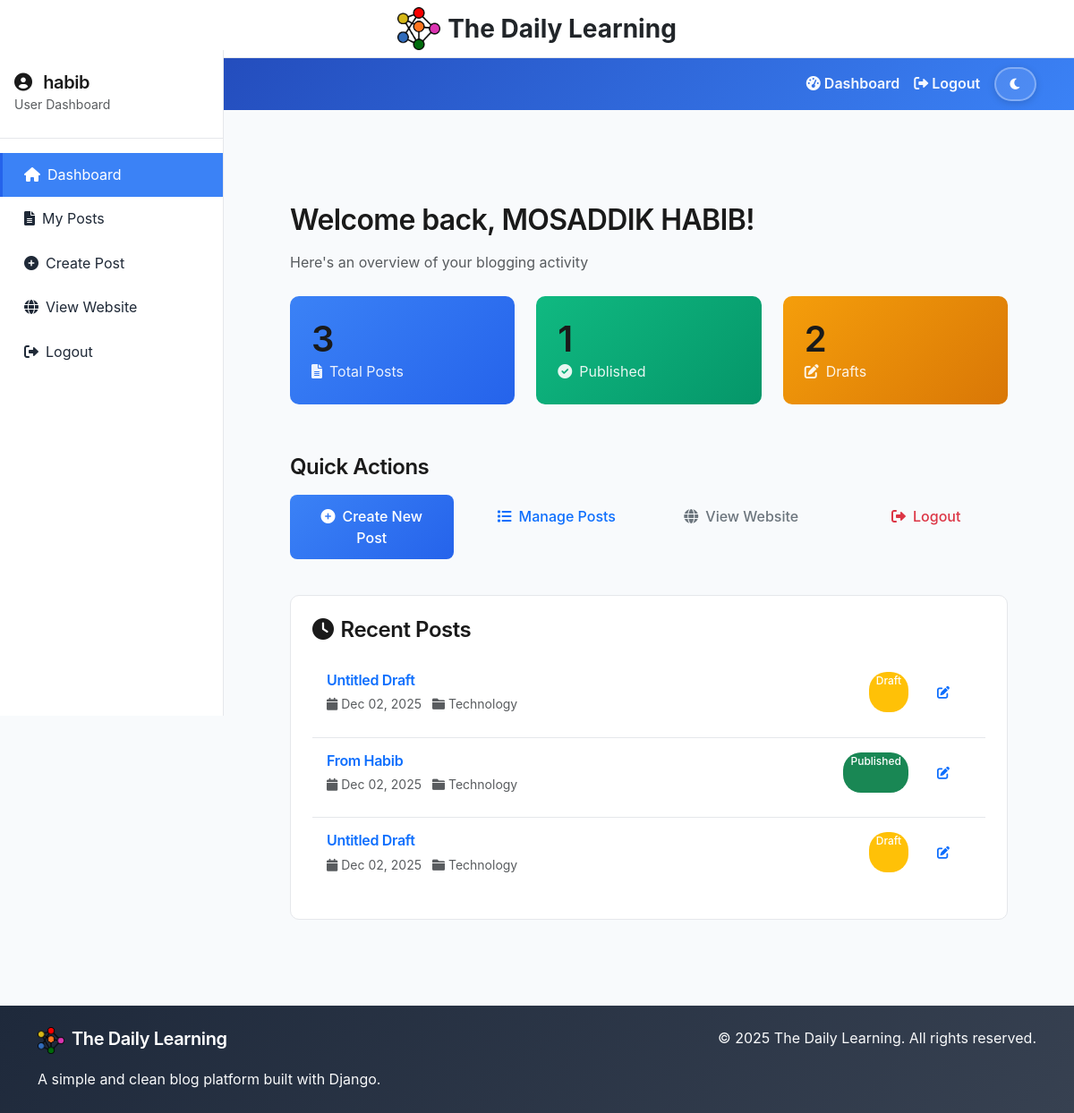
Before: /dashboard/ (signed in) with the older database file.
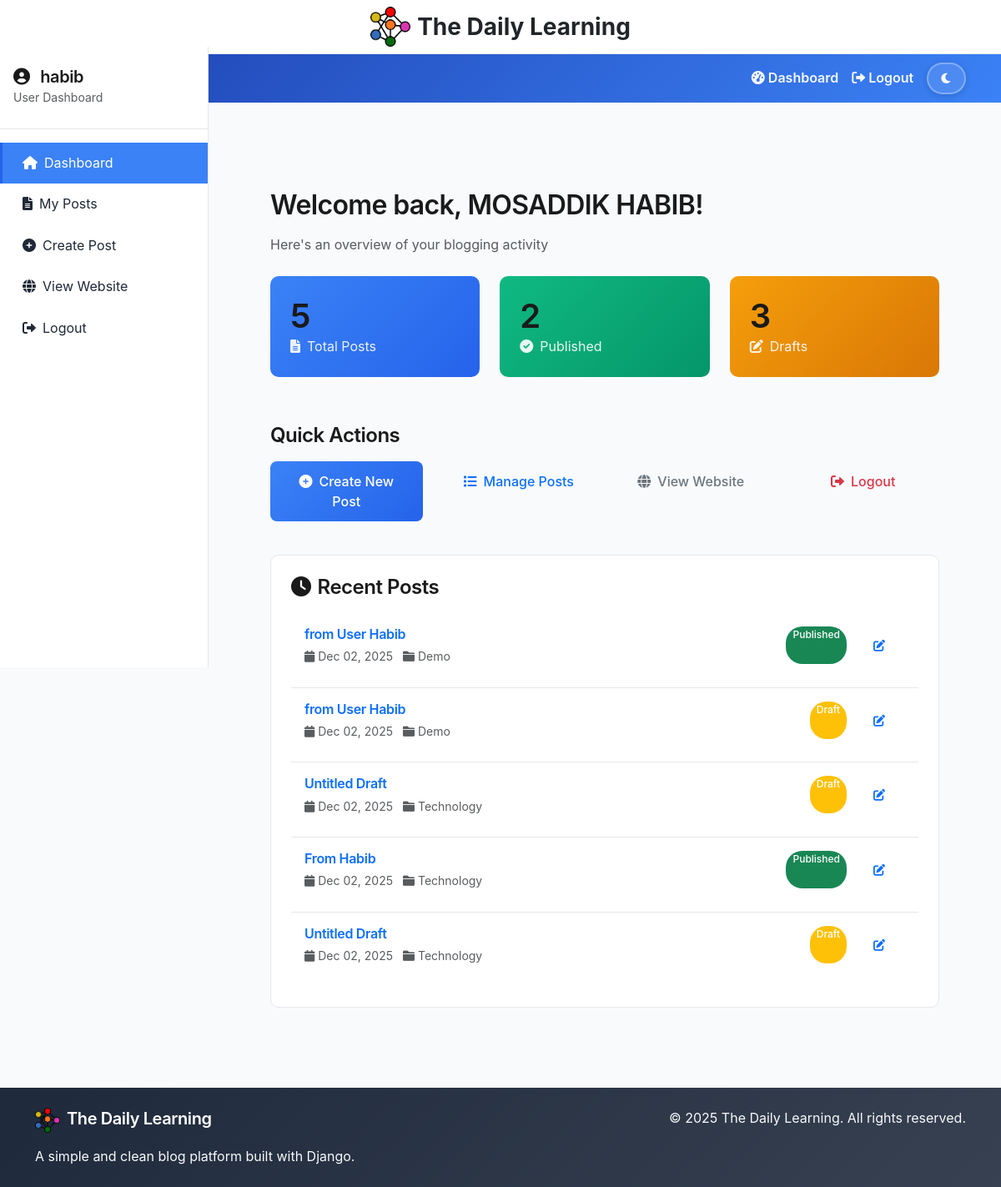
After: the same page with the newer database file.
### blog/models.py (models this page shows, shortened)
class Post(models.Model):
    STATUS_CHOICES = [
        ('draft', 'Draft'),
        ('published', 'Published'),
    ]
    title = models.CharField(max_length=200)
    slug = models.SlugField(unique=True)
    author = models.ForeignKey(User, on_delete=models.CASCADE)
    category = models.ForeignKey(Category, on_delete=models.CASCADE, related_name='posts')
    content = models.TextField(help_text="You can add images, videos, and YouTube links here")
    excerpt = models.TextField(max_length=500, blank=True, help_text="Brief description of the post")
    featured_image = models.ImageField(upload_to='blog_images/', blank=True, null=True)
    youtube_url = models.CharField(max_length=200, blank=True, help_text="YouTube URL (e.g., https://www.youtube.com/watch?v=VIDEO_ID)")
    video_file = models.FileField(upload_to='blog_videos/', blank=True, null=True, help_text="Upload video file")
    status = models.CharField(max_length=10, choices=STATUS_CHOICES, default='draft')
    created_at = models.DateTimeField(auto_now_add=True)
    updated_at = models.DateTimeField(auto_now=True)
    published_at = models.DateTimeField(null=True, blank=True)
    class Meta:
        ordering = ['-created_at']

class Category(models.Model):
    name = models.CharField(max_length=100)
    slug = models.SlugField(unique=True)
    description = models.TextField(blank=True)
    created_at = models.DateTimeField(auto_now_add=True)
    class Meta:
        verbose_name_plural = "Categories"

### blog/views.py (the view)
# urls.py: path('dashboard/', views.user_dashboard, name='user_dashboard'),
@login_required
def user_dashboard(request):
    if not request.user.is_staff:
        messages.error(request, 'You need to be a staff member to access the dashboard.')
        return redirect('post_list')
    if request.user.is_superuser:
        return redirect('admin_dashboard')
    posts = Post.objects.filter(author=request.user).order_by('-created_at')[:10]
    stats = {
        'total_posts': Post.objects.filter(author=request.user).count(),
        'published_posts': Post.objects.filter(author=request.user, status='published').count(),
        'draft_posts': Post.objects.filter(author=request.user, status='draft').count(),
    }
    context = {
        'posts': posts,
        'stats': stats,
    }
    return render(request, 'blog/user_dashboard.html', context)

### templates/blog/user_dashboard.html (shortened to what the changed rows need)
{% extends 'blog/base.html' %}
{% block content %}
<div class="dashboard-content">
    <div class="mb-4">
        <h2>Welcome back, {{ user.get_full_name|default:user.username }}!</h2>
    </div>
    <div class="row mb-4">
        <div class="col-md-4 mb-3">
            <div class="stats-card">
                <h3>{{ stats.total_posts }}</h3>
                <p><i class="fas fa-file-alt me-2"></i>Total Posts</p>
            </div>
        </div>
        <div class="col-md-4 mb-3">
            <div class="stats-card" style="background: linear-gradient(135deg, #10b981, #059669);">
                <h3>{{ stats.published_posts }}</h3>
                <p><i class="fas fa-check-circle me-2"></i>Published</p>
            </div>
        </div>
        <div class="col-md-4 mb-3">
            <div class="stats-card" style="background: linear-gradient(135deg, #f59e0b, #d97706);">
                <h3>{{ stats.draft_posts }}</h3>
                <p><i class="fas fa-edit me-2"></i>Drafts</p>
            </div>
        </div>
    </div>
    <div class="row">
        <div class="col-12">
            <div class="recent-posts-card">
                {% if posts %}
                    {% for post in posts %}
                    <div class="post-item">
                        <div class="d-flex justify-content-between align-items-start flex-wrap">
                            <div class="flex-grow-1 mb-2">
                                <h6 class="mb-1">
                                    <a href="{% url 'post_detail' post.slug %}" class="text-decoration-none">
                                        {{ post.title }}
                                    </a>
                                </h6>
                                <small class="text-muted">
                                    <i class="fas fa-calendar me-1"></i>{{ post.created_at|date:"M d, Y" }}
                                    {% if post.category %}
                                    <i class="fas fa-folder ms-2 me-1"></i>{{ post.category.name }}
                                    {% endif %}
                                </small>
                            </div>
                            <div class="d-flex gap-2">
                                {% if post.status == 'published' %}
                                <span class="badge bg-success badge-status">Published</span>
                                {% else %}
                                <span class="badge bg-warning badge-status">Draft</span>
                                {% endif %}
                                <a href="{% url 'admin_edit_post' post.slug %}" class="btn btn-sm btn-outline-primary">
                                    <i class="fas fa-edit"></i>
                                </a>
                            </div>
                        </div>
                    </div>
                    {% endfor %}
                {% endif %}
            </div>
        </div>
    </div>
</div>
{% endblock %}

Changed rows visible on the page:
added Post: title "from User Habib", created_at "Dec 02, 2025", category.name "Demo", status "Published"
added Post: title "from User Habib", created_at "Dec 02, 2025", category.name "Demo", status "Draft"
Other visible differences:
{{ stats.total_posts }}: "3" → "5"
{{ stats.published_posts }}: "1" → "2"
{{ stats.draft_posts }}: "2" → "3"
